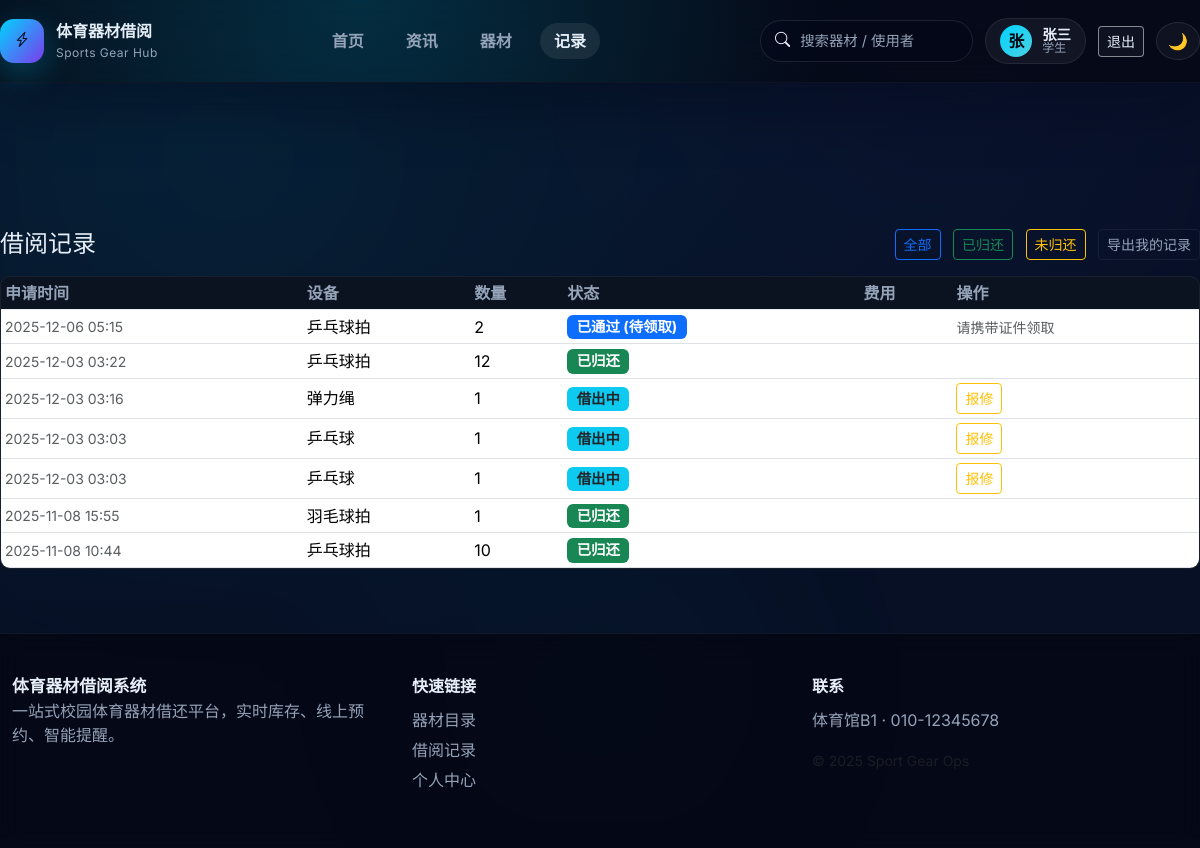
The app's page /records (signed in) with its own data.
### models.py (models this page shows, shortened)
class User(db.Model):
    __tablename__ = 'user'
    id = db.Column(db.Integer, primary_key=True)
    username = db.Column(db.String(80), unique=True, nullable=False)
    password_hash = db.Column(db.String(200), nullable=False)
    is_admin = db.Column(db.Boolean, default=False)
    full_name = db.Column(db.String(120), nullable=True)
    class_name = db.Column(db.String(120), nullable=True)
    gender = db.Column(db.String(16), nullable=True)
    phone = db.Column(db.String(30), nullable=True)

class BorrowRecord(db.Model):
    __tablename__ = 'borrow_record'
    id = db.Column(db.Integer, primary_key=True)
    equipment_id = db.Column(db.Integer, db.ForeignKey('equipment.id'), nullable=False)
    user_id = db.Column(db.Integer, db.ForeignKey('user.id'), nullable=True)
    equipment = db.relationship('Equipment', backref=db.backref('borrow_records', lazy=True))
    user = db.relationship('User', backref=db.backref('borrow_records', lazy=True))
    user_name = db.Column(db.String(120), nullable=False)
    quantity = db.Column(db.Integer, nullable=False)
    status = db.Column(db.String(20), nullable=False, default='borrowed')
    borrow_date = db.Column(db.DateTime, default=lambda: datetime.datetime.now(timezone.utc))
    due_date = db.Column(db.DateTime, nullable=True)
    return_date = db.Column(db.DateTime, nullable=True)
    fine = db.Column(db.Float, default=0.0)
    damage_cost = db.Column(db.Float, default=0.0)
    is_damaged = db.Column(db.Boolean, default=False)

class Equipment(db.Model):
    __tablename__ = 'equipment'
    id = db.Column(db.Integer, primary_key=True)
    name = db.Column(db.String(120), nullable=False)
    total_quantity = db.Column(db.Integer, nullable=False, default=1)
    available_quantity = db.Column(db.Integer, nullable=False, default=1)
    price = db.Column(db.Float, nullable=False, default=0.0)

### app.py (the view)
    @app.route('/records')
    @login_required
    def records():
        status = request.args.get('status')
        user = getattr(g, 'current_user', None)
        if user.is_admin:
            query = BorrowRecord.query.join(Equipment)
        else:
            query = BorrowRecord.query.join(Equipment).filter(BorrowRecord.user_id == user.id)
        if status == 'returned':
            query = query.filter(BorrowRecord.return_date.isnot(None))
        elif status == 'outstanding':
            query = query.filter(BorrowRecord.return_date.is_(None))
        items = query.order_by(BorrowRecord.borrow_date.desc()).limit(200).all()
        return render_template('records.html', borrows=items, status=status)

### services/auth.py (called while the page is built)
def get_current_user() -> Optional[User]:
    if hasattr(g, '_cached_user'):
        return g._cached_user
    user_id = session.get('user_id')
    user = db.session.get(User, user_id) if user_id else None
    g._cached_user = user
    return user

def login_required(view):
    @wraps(view)
    def wrapped(*args, **kwargs):
        if not session.get('user_id'):
            flash('请先登录', 'error')
            return redirect(url_for('login', next=request.url))
        return view(*args, **kwargs)
    return wrapped

### templates/records.html (shortened to what this page needs)
{% extends 'layout.html' %}
{% block content %}
<div class="d-flex justify-content-between align-items-center mb-3">
  <h4 class="mb-0">借阅记录</h4>
  <div>
    <a class="btn btn-sm btn-outline-primary me-2" href="?status=all">全部</a>
    <a class="btn btn-sm btn-outline-success me-2" href="?status=returned">已归还</a>
    <a class="btn btn-sm btn-outline-warning me-2" href="?status=outstanding">未归还</a>
    {% if current_user and not current_user.is_admin %}
      <a class="btn btn-sm btn-outline-secondary" href="/export_my_records">导出我的记录</a>
    {% else %}
      <a class="btn btn-sm btn-outline-secondary" href="/export_records">导出全部记录</a>
    {% endif %}
  </div>
</div>
<div class="card">
  <div class="card-body p-0">
    <div class="table-responsive">
      <table class="table table-sm mb-0 align-middle">
        <thead class="table-light">
          <tr>
            <th>申请时间</th>
            <th>设备</th>
            <th>数量</th>
            <th>状态</th>
            <th>费用</th>
            <th>操作</th>
          </tr>
        </thead>
        <tbody>
          {% for r in borrows %}
          <tr>
            <td class="small text-muted">{{ r.borrow_date.strftime('%Y-%m-%d %H:%M') if r.borrow_date else 'Pending' }}</td>
            <td>{{ r.equipment.name if r.equipment else '已删除' }}</td>
            <td>{{ r.quantity }}</td>
            <td>
              {% if r.status == 'pending' %}
                <span class="badge bg-secondary">待审核</span>
              {% elif r.status == 'approved' %}
                <span class="badge bg-primary">已通过 (待领取)</span>
              {% elif r.status == 'rejected' %}
                <span class="badge bg-danger">已拒绝</span>
              {% elif r.status == 'borrowed' %}
                <span class="badge bg-info text-dark">借出中</span>
              {% elif r.status == 'returned' %}
                <span class="badge bg-success">已归还</span>
              {% elif r.status == 'repair_pending' %}
                <span class="badge bg-warning text-dark">报修中</span>
              {% else %}
                <span class="badge bg-secondary">{{ r.status }}</span>
              {% endif %}
            </td>
            <td>
            </td>
            <td>
              {% if r.status == 'borrowed' and not current_user.is_admin %}
                <form method="post" action="/report_repair" class="d-inline" onsubmit="return confirm('确认报修？报修后请将器材归还至体育器材室。');">
                  <button class="btn btn-sm btn-outline-warning">报修</button>
                </form>
              {% endif %}
              {% if r.status == 'approved' and not current_user.is_admin %}
                <span class="text-muted small">请携带证件领取</span>
              {% endif %}
            </td>
          </tr>
          {% else %}
          <tr><td colspan="7" class="text-center text-muted">无记录</td></tr>
          {% endfor %}
        </tbody>
      </table>
    </div>
  </div>
</div>
{% endblock %}

### templates/layout.html (shortened to what this page needs)
<!doctype html>
<html lang="zh-CN">
  <head>
    <link href="https://cdn.jsdelivr.net/npm/bootstrap@5.3.2/dist/css/bootstrap.min.css" rel="stylesheet">
    <link href="https://cdn.jsdelivr.net/npm/bootstrap-icons@1.10.5/font/bootstrap-icons.css" rel="stylesheet">
    <link rel="stylesheet" href="https://cdnjs.cloudflare.com/ajax/libs/font-awesome/6.5.0/css/all.min.css" />
    <link rel="stylesheet" href="{{ url_for('static', filename='style.css') }}">
  </head>
  <body class="app-body">
    <header class="nav-shell">
      <div class="container nav-inner">
        <a class="brand" href="{{ url_for('index') }}">
          <span class="brand-mark"><i class="bi bi-lightning-charge"></i></span>
          <div>
            <div class="brand-title">体育器材借阅</div>
            <div class="brand-sub">Sports Gear Hub</div>
          </div>
        </a>
        <nav class="nav-links d-none d-lg-flex">
          <a href="{{ url_for('index') }}" class="nav-link {% if request.endpoint == 'index' %}active{% endif %}">首页</a>
          <a href="{{ url_for('news_list') }}" class="nav-link {% if request.endpoint in ['news_list','news_detail'] %}active{% endif %}">资讯</a>
          <a href="{{ url_for('catalog') }}" class="nav-link {% if request.endpoint == 'catalog' %}active{% endif %}">器材</a>
          <a href="{{ url_for('records') }}" class="nav-link {% if request.endpoint == 'records' %}active{% endif %}">记录</a>
        </nav>
        <div class="nav-actions">
          <form class="d-none d-xl-flex" method="get" action="{{ url_for('catalog') }}" role="search">
            <label class="search-pill">
              <i class="bi bi-search"></i>
              <input name="q" placeholder="搜索器材 / 使用者" autocomplete="off">
            </label>
          </form>
          {% if current_user %}
          <a class="user-pill" href="{{ url_for('profile') }}">
            <span class="avatar">{{ current_user.username[:1]|upper }}</span>
            <span class="user-meta">
              <span class="user-name">{{ current_user.username }}</span>
              <span class="user-role">{{ '管理员' if current_user.is_admin else '学生' }}</span>
            </span>
          </a>
          <a class="btn btn-sm btn-outline-light d-none d-lg-inline-flex" href="{{ url_for('logout') }}">退出</a>
          {% else %}
          <a class="btn btn-sm btn-outline-light me-2" href="{{ url_for('login') }}">登录</a>
          <a class="btn btn-sm btn-primary" href="{{ url_for('register') }}">注册</a>
          {% endif %}
          <button id="theme-toggle-btn" class="btn btn-icon" type="button" aria-label="切换主题">🌙</button>
        </div>
      </div>
      <div class="nav-glow" aria-hidden="true"></div>
    </header>
    <main class="container content-shell">
      {% block content %}{% endblock %}
    </main>
    <footer class="site-footer">
      <div class="container footer-grid">
        <div>
          <div class="brand-mini">体育器材借阅系统</div>
          <p>一站式校园体育器材借还平台，实时库存、线上预约、智能提醒。</p>
        </div>
        <div>
          <div class="footer-title">快速链接</div>
          <ul>
            <li><a href="{{ url_for('catalog') }}">器材目录</a></li>
            <li><a href="{{ url_for('records') }}">借阅记录</a></li>
            <li><a href="{{ url_for('profile') }}">个人中心</a></li>
          </ul>
        </div>
        <div>
          <div class="footer-title">联系</div>
          <p>体育馆B1 · 010-12345678</p>
          <small class="text-muted">© {{ current_year if current_year else '2025' }} Sport Gear Ops</small>
        </div>
      </div>
    </footer>
  </body>
</html>

### records on screen
User: username "张", username "张三", is_admin "学生"
BorrowRecord: borrow_date "2025-12-06 05:15", equipment "乒乓球拍", quantity "2", status "已通过 (待领取)"
BorrowRecord: borrow_date "2025-12-03 03:22", equipment "乒乓球拍", quantity "12", status "已归还"
BorrowRecord: borrow_date "2025-12-03 03:16", equipment "弹力绳", quantity "1", status "借出中"
BorrowRecord: borrow_date "2025-12-03 03:03", equipment "乒乓球", quantity "1", status "借出中"
BorrowRecord: borrow_date "2025-12-03 03:03", equipment "乒乓球", quantity "1", status "借出中"
BorrowRecord: borrow_date "2025-11-08 15:55", equipment "羽毛球拍", quantity "1", status "已归还"
BorrowRecord: borrow_date "2025-11-08 10:44", equipment "乒乓球拍", quantity "10", status "已归还"
